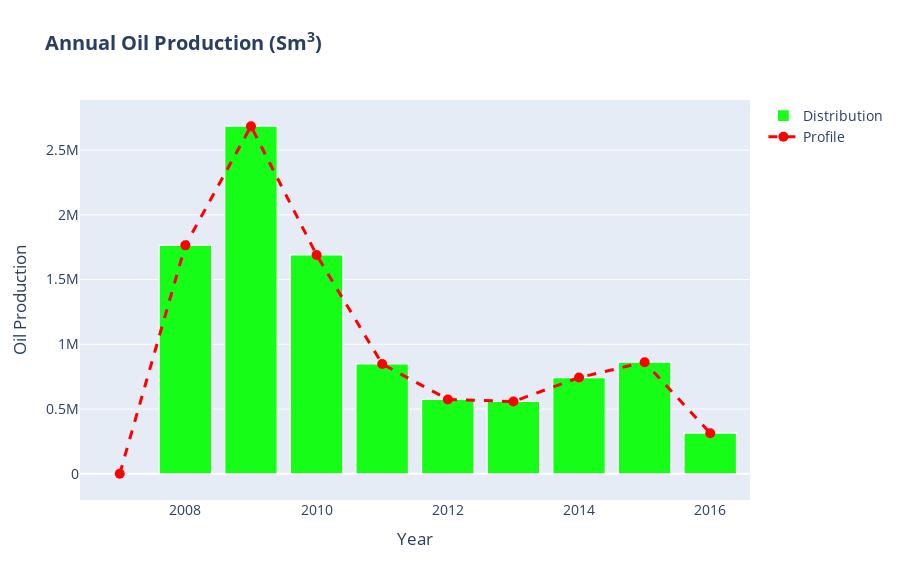

Write notebook code for a chart like this one.
### Code cell
layout = go.Layout(title='<b>Annual Oil Production (Sm<sup>3</sup>)</b>',
                   xaxis_title='Year',
                   yaxis_title='Oil Production',
                   height=580,
                   font_size=14)


fig = go.Figure(layout=layout)

fig.add_traces(data=go.Bar(x=annual_df.index, y=annual_df.Oil,
                           marker=dict(color='lime', line=dict(color='white', width=1.2)),
                           opacity=.9,
                           hovertemplate='<br>'.join(['Year = %{x}', 'Oil = %{y}']),
                           name='Distribution'))

fig.add_traces(data=go.Scatter(x=annual_df.index, y=annual_df.Oil,
                               line=dict(dash='dash', color='red', width=3),
                               marker_size=10,
                               hovertemplate='<br>'.join(['Year = %{x}', 'Oil = %{y}']),
                               name='Profile'))

fig.show()

### Figure 1 — Plotly figure (JSON) as saved in the notebook; plotly's stock layout.template omitted (floating-point values rounded to 4 significant figures)
{"data": [{"hovertemplate": "Year = %{x}<br>Oil = %{y}", "marker": {"color": "lime", "line": {"color": "white", "width": 1.2}}, "name": "Distribution", "opacity": 0.9, "type": "bar", "x": [2007, 2008, 2009, 2010, 2011, 2012, 2013, 2014, 2015, 2016], "y": [0, 1764375, 2684394, 1689902, 847964, 574208, 558016, 743108, 861750, 313371]}, {"hovertemplate": "Year = %{x}<br>Oil = %{y}", "line": {"color": "red", "dash": "dash", "width": 3}, "marker": {"size": 10}, "name": "Profile", "type": "scatter", "x": [2007, 2008, 2009, 2010, 2011, 2012, 2013, 2014, 2015, 2016], "y": [0, 1764375, 2684394, 1689902, 847964, 574208, 558016, 743108, 861750, 313371]}], "layout": {"font": {"size": 14}, "height": 580, "title": {"text": "<b>Annual Oil Production (Sm<sup>3</sup>)</b>"}, "xaxis": {"title": {"text": "Year"}}, "yaxis": {"title": {"text": "Oil Production"}}}}
